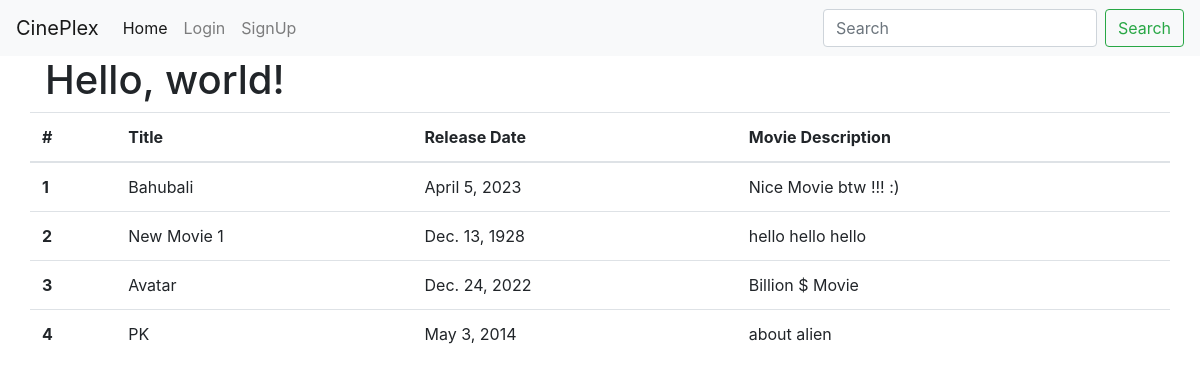
The page /user/ on the database its author committed.
### cineplex_user/models.py (models this page shows, shortened)
class Movie(models.Model):
    title = models.CharField(max_length=100)
    descrip = models.TextField()
    imdb_rate = models.DecimalField(max_digits=4,decimal_places=2)
    date = models.DateField() # launch date...
    tic_no = models.IntegerField() #No of tickets left..
    threater = models.CharField(max_length=100,default="Alka Threater")

### cineplex_user/views.py (the view)
# urls.py: 2. Add a URL to urlpatterns:  path('', views.home, name='home')
def home(request):
    if 'q' in request.GET:
        q = request.GET['q']
        multiple_q = Q(Q(title__icontains=q) | Q(date__icontains=q))
        data = Movie.objects.filter(multiple_q)
    else:
        data = Movie.objects.all()
    context = {
        'movies': data
    }
    return render(request, 'cineplex_user/home.html',context)

### cineplex_user/templates/cineplex_user/home.html (shortened to what this page needs)
{% extends "cineplex_user/base.html" %}
{% block content %}
    <div class="row">
        <table class="table">
            <thead>
              <tr>
                <th scope="col">#</th>
                <th scope="col">Title</th>
                <th scope="col">Release Date</th>
                <th scope="col">Movie Description</th>
              </tr>
            </thead>
            <tbody>
                {% for m in movies%}
                    <tr>
                    <th scope="row">{{ m.id }}</th>
                    <td>{{ m.title }}</td>
                    <td>{{ m.date }}</td>
                    <td>{{ m.descrip }}</td>
                    </tr>
                {% endfor %}
            </tbody>
          </table>
    </div>
{% endblock content %}

### cineplex_user/templates/cineplex_user/base.html (shortened to what this page needs)
{% load static  %}
<!doctype html>
<html lang="en">
  <head>
    <link rel="stylesheet" href="https://cdn.jsdelivr.net/npm/bootstrap@4.3.1/dist/css/bootstrap.min.css">
    <link rel="stylesheet" href="{% static 'cineplex_user/main.css' %}">
  </head>
  <body>
    <nav class="navbar navbar-expand-lg navbar-light bg-light">
        <a class="navbar-brand" href="#">CinePlex</a>
        <div class="collapse navbar-collapse" id="navbarSupportedContent">
          <ul class="navbar-nav mr-auto">
            <li class="nav-item active">
              <a class="nav-link" href="{% url 'user-home' %}">Home <span class="sr-only">(current)</span></a>
            </li>
            {% if user.is_authenticated %}
            <li class="nav-item">
              <a class="nav-link" href="{% url 'user-profile' %}">Profile</a>
            </li>
            <li class="nav-item">
              <a class="nav-link" href="{% url 'user-logout' %}">Logout</a>
            </li>
            {% else %}
            <li class="nav-item">
              <a class="nav-link" href="{% url 'user-login' %}">Login</a>
            </li>
            <li class="nav-item">
              <a class="nav-link" href="{% url 'user-signup' %}">SignUp</a>
            </li>
            {% endif %}
          </ul>
          <form class="form-inline my-2 my-lg-0">
            <input class="form-control mr-sm-2" name="q" type="search" placeholder="Search" aria-label="Search">
            <button class="btn btn-outline-success my-2 my-sm-0" type="submit">Search</button>
          </form>
        </div>
    </nav>
    <div class="container">
        <h1>Hello, world!</h1>
        {% block content %} {% endblock %}
    </div>
  </body>
</html>

### rows shown on the page
Movie: id "1", title "Bahubali", date "April 5, 2023", descrip "Nice Movie btw !!! :)"
Movie: id "2", title "New Movie 1", date "Dec. 13, 1928", descrip "hello hello hello"
Movie: id "3", title "Avatar", date "Dec. 24, 2022", descrip "Billion $ Movie"
Movie: id "4", title "PK", date "May 3, 2014", descrip "about alien"
